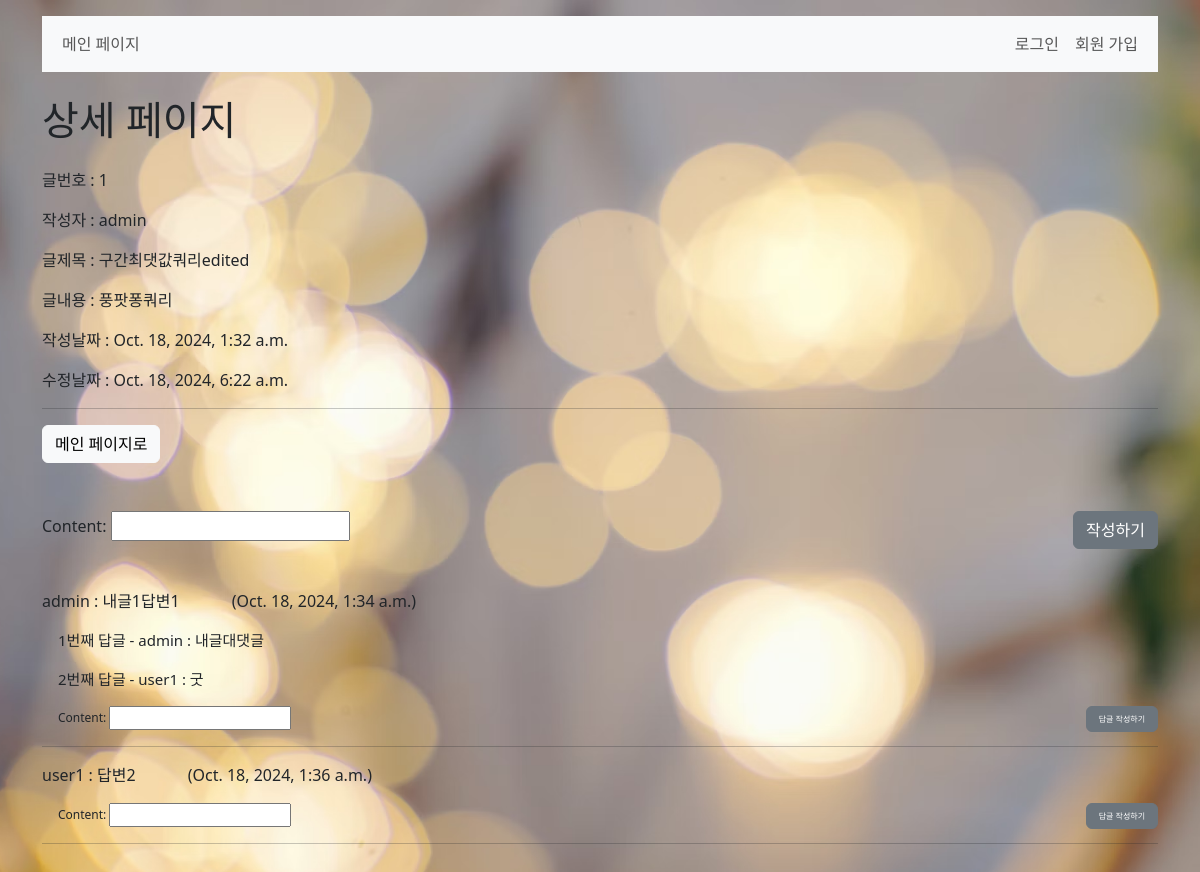
The app's page /boards/1/ with its own data.
### boards/models.py (models this page shows)
class Board(models.Model):
    author = models.ForeignKey(settings.AUTH_USER_MODEL, on_delete=models.SET_NULL, null=True)
    title = models.CharField(max_length=20)
    content = models.TextField()
    created_at = models.DateTimeField(auto_now_add=True)
    updated_at = models.DateTimeField(auto_now=True)
    like_users = models.ManyToManyField(
        settings.AUTH_USER_MODEL, related_name='like_boards'
    )

class Comment(models.Model):
    author = models.ForeignKey(settings.AUTH_USER_MODEL, on_delete=models.SET_NULL, null=True)
    board = models.ForeignKey(Board, on_delete=models.CASCADE, related_name='comments')
    parent_comment = models.ForeignKey('self', on_delete=models.CASCADE, null=True, blank=True, related_name='replies')
    content = models.CharField(max_length=200)
    created_at = models.DateTimeField(auto_now_add=True)
    updated_at = models.DateTimeField(auto_now=True)

### accounts/models.py (models this page shows)
class User(AbstractUser):
    following = models.ManyToManyField('self' , symmetrical=False , related_name='followers')

### boards/views.py (the view)
# urls.py: path('<int:pk>/', views.detail, name='detail'),
@require_http_methods(["GET", "POST"])
def detail(request, pk):
    board = get_object_or_404(Board, pk=pk)
    if request.method == 'POST':
        board.delete()
        return redirect('boards:index')
    comments = board.comments.filter(parent_comment__isnull=True)
    comment_form = CommentForm()
    context = {
        'board': board,
        'comments': comments,
        'comment_form': comment_form,
    }
    return render(request, 'boards/detail.html', context)

### boards/forms.py
class CommentForm(forms.ModelForm):
    class Meta:
        model = Comment
        fields = ('content', )

### boards/templates/boards/detail.html (shortened to what this page needs)
{% extends 'base.html' %}
{% block content %}
<div>
  <div class="d-flex justify-content-between">
    <h1 class="mb-4">상세 페이지</h1>
  </div>
  <p>글번호 : {{ board.id }}</p>
  <p>작성자 : {{ board.author }}</p>
  <p>글제목 : {{ board.title }}</p>
  <p>글내용 : {{ board.content }}</p>
  <p>작성날짜 : {{ board.created_at }}</p>
  <p>수정날짜 : {{ board.updated_at }}</p>
  <hr>
  <div class="mb-5 d-flex justify-content-between">
    <a href="{% url 'boards:index' %}"><button class="btn btn-light">메인 페이지로</button></a>
  </div>
  <form action="{% url 'boards:comment' board.id %}" method='POST'>
    <button class="btn btn-secondary" style="float: right;" type="submit">작성하기</button>
    {{ comment_form.as_p }}
  </form>
  <div class="mt-5">
    {% if comments|length == 0 %} 댓글이 없습니다.
    {% else %}
      {% for comment in comments %}
      <div class="my-3 d-flex justify-content-between">
        <div>
          <span>{{ comment.author }} : {{ comment.content }}</span>
          <span class="mx-5">({{ comment.created_at }})</span>
        </div>
        </div>
        {% for reply_comment in comment.replies.all %}
          <div class="d-flex">
            <p class="ms-3" style="font-size: 15px;">{{ forloop.counter }}번째 답글 - {{ reply_comment.author }} : {{ reply_comment.content }}</p>
          </div>
        {% endfor %}
        <form class="ms-3" style="font-size: 12px;" action="{% url 'boards:create_reply' comment.id %}" method='POST'>
          <button class="btn btn-secondary" style="float: right; font-size: 8px;" type="submit">답글 작성하기</button>
          {{ comment_form.as_p }}
        </form>
        <hr/>
      {% endfor %}
    {% endif %}
  </div>
</div>
{% endblock content %}

### records on screen
Board: id "1", author "admin", title "구간최댓값쿼리edited", content "풍팟퐁쿼리", created_at "Oct. 18, 2024, 1:32 a.m.", updated_at "Oct. 18, 2024, 6:22 a.m."
Comment: author "admin", content "내글1답변1", created_at "Oct. 18, 2024, 1:34 a.m."
Comment: author "admin", content "내글대댓글"
Comment: author "user1", content "굿"
Comment: author "user1", content "답변2", created_at "Oct. 18, 2024, 1:36 a.m."
